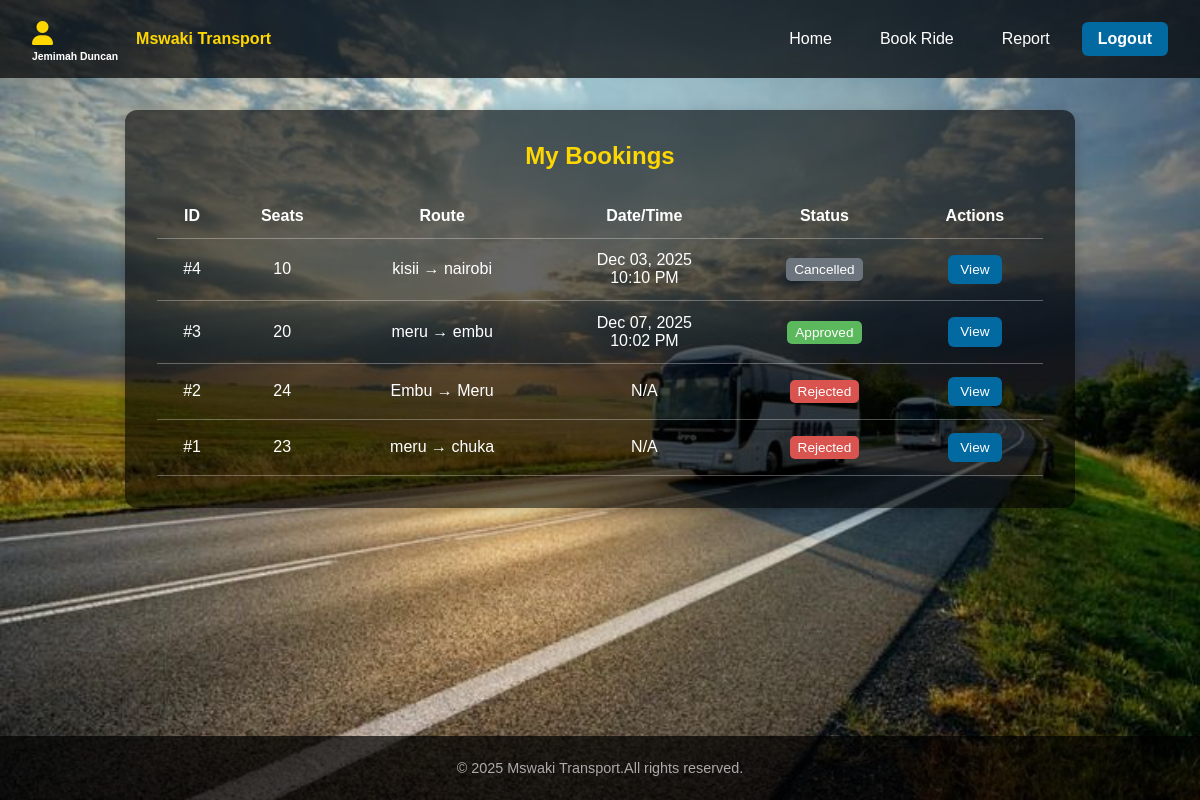
Before: /my_bookings (signed in) with the older database file.
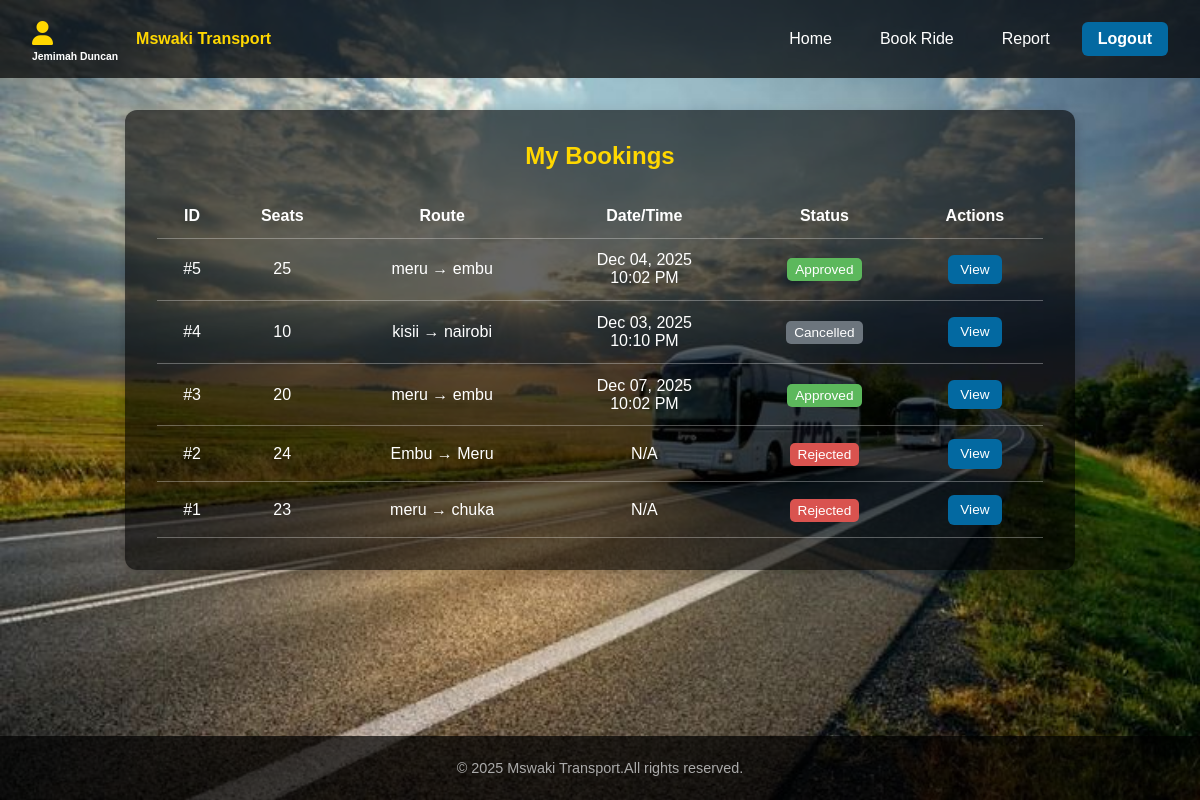
After: the same page with the newer database file.
### mswaki/models.py (models this page shows)
class Booking(db.Model):
    id = db.Column(db.Integer, primary_key=True)
    user_id = db.Column(db.Integer, db.ForeignKey('user.id'), nullable=False)
    seats = db.Column(db.Integer, nullable=False)
    pickup = db.Column(db.String(100), nullable=False)
    destination = db.Column(db.String(100), nullable=False)
    route = db.Column(db.String(100))  # optional
    reason = db.Column(db.String(200))
    status = db.Column(db.String(50), default="Pending")
    booking_date = db.Column(db.DateTime)  # when the ride is requested
    travel_date = db.Column(db.Date)       # new: day of travel
    travel_time = db.Column(db.Time)       # new: time of travel
    created_at = db.Column(db.DateTime, default=datetime.utcnow)
    rejection_reason = db.Column(db.String(200))
    user = db.relationship("User", backref="bookings")

### mswaki/routes.py (the view)
@routes.route('/my_bookings')
@login_required
def my_bookings():
    bookings = Booking.query.filter_by(user_id=current_user.id).order_by(Booking.created_at.desc()).all()
    bookings_data = []
    for b in bookings:
        bookings_data.append({
            "id": b.id,
            "seats": b.seats,
            "pickup": b.pickup,
            "destination": b.destination,
            "reason": b.reason or "",
            "travel_date": b.travel_date.strftime("%b %d, %Y") if b.travel_date else "N/A",
            "travel_time": b.travel_time.strftime("%I:%M %p") if b.travel_time else "N/A",
            "status": b.status,
            "rejection_reason": getattr(b, "rejection_reason", ""),
            "created_at": b.created_at.strftime("%b %d, %Y %I:%M %p") if b.created_at else "N/A",
            "can_cancel": b.status.lower() == "pending"
        })
    return render_template(
        "user_bookings.html",
        bookings=bookings,
        bookings_data=bookings_data
    )

### mswaki/templates/user_bookings.html (shortened to what this page needs)
<!DOCTYPE html>
<html lang="en">
<head>
  <link rel="stylesheet" href="https://cdnjs.cloudflare.com/ajax/libs/font-awesome/6.4.0/css/all.min.css">
</head>
<body>
  <nav>
    <a href="{{ url_for('routes.user_dashboard') }}" class="brand">
      <div class="user-brand">
        <i class="fa fa-user"></i>
        <div class="user-name">{{ current_user.name if current_user.is_authenticated else 'Guest' }}</div>
      </div>
      <div class="brand-text">Mswaki Transport</div>
    </a>
    <div class="nav-links" id="navLinks">
      <a href="{{ url_for('routes.user_dashboard') }}">Home</a>
      <a href="{{ url_for('routes.book_vehicle') }}">Book Ride</a>
      <a href="{{ url_for('routes.report_misbehavior') }}">Report</a>
      {% if current_user.is_authenticated %}
        <a href="{{ url_for('routes.logout') }}" class="btn-primary">Logout</a>
      {% endif %}
    </div>
  </nav>
  <div class="container">
    <h2>My Bookings</h2>
    {% if bookings %}
    <table>
      <thead>
        <tr>
          <th>ID</th>
          <th>Seats</th>
          <th>Route</th>
          <th>Date/Time</th>
          <th>Status</th>
          <th>Actions</th>
        </tr>
      </thead>
      <tbody>
        {% for booking in bookings %}
        <tr>
          <td>#{{ booking.id }}</td>
          <td>{{ booking.seats }}</td>
          <td>{{ booking.pickup }} → {{ booking.destination }}</td>
          <td>
            {{ booking.travel_date.strftime('%b %d, %Y') if booking.travel_date else 'N/A' }}<br>
            {{ booking.travel_time.strftime('%I:%M %p') if booking.travel_time else '' }}
          </td>
          <td>
            <span class="status-badge status-{{ booking.status|lower|replace(' ', '-') }}">
              {{ booking.status|capitalize }}
            </span>
          </td>
          <td>
            <button class="btn btn-view" onclick="viewBooking({{ booking.id }})">View</button>
          </td>
        </tr>
        {% endfor %}
      </tbody>
    </table>
    {% else %}
    <p style="text-align:center; margin-top:1rem;">You have no bookings yet.</p>
    {% endif %}
  </div>
  <footer>
    &copy; {{ current_year or 2025 }} Mswaki Transport.All rights reserved.
  </footer>
</body>
</html>

Changed rows visible on the page:
added Booking: id "5", seats "25", pickup "meru", destination "embu", travel_date "Dec 04, 2025", travel_time "10:02 PM", status "Approved"
